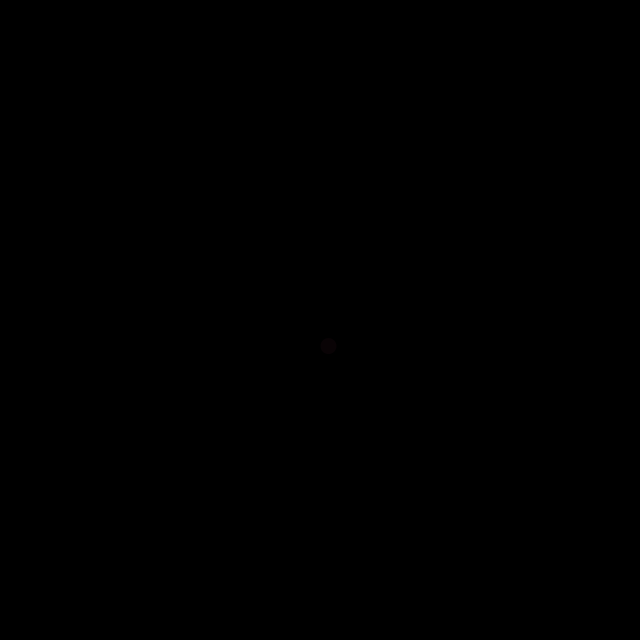
Frame 1 (no input)
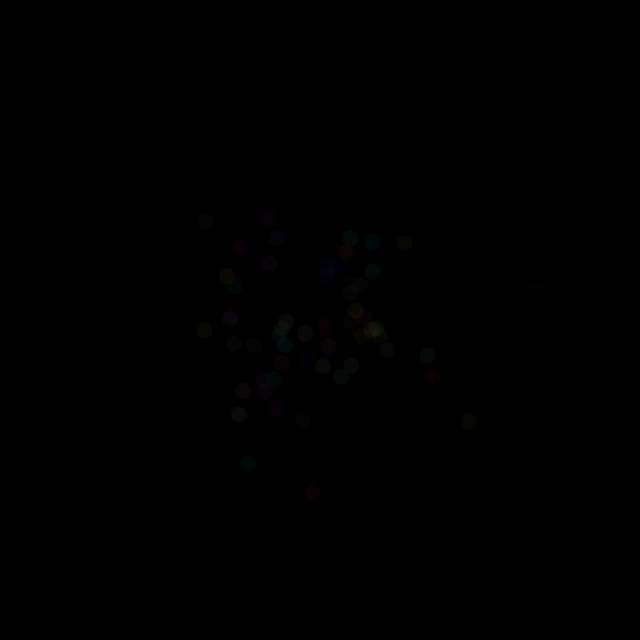
Frame 60 (the mouse pressed at the canvas centre just before this capture)
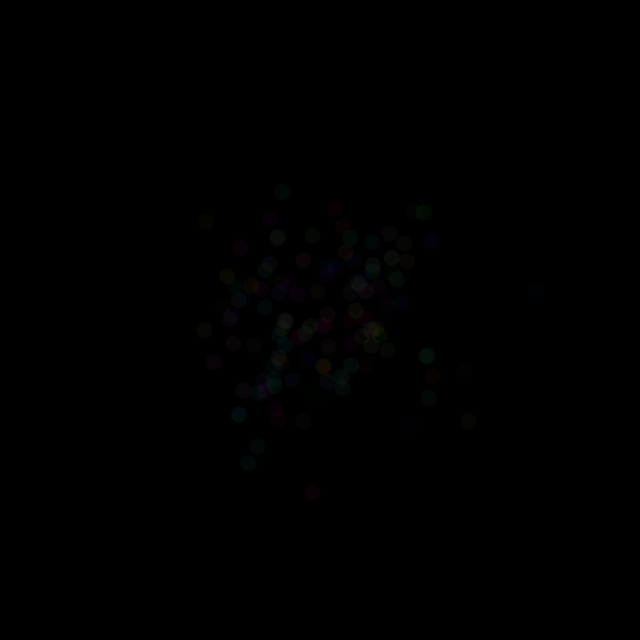
Frame 120 (the mouse held since frame 60 and released just before this capture)

The Processing sketch that drew these frames (run headless with seeded random() and noise(); from frame 60 on, the mouse is pressed at the canvas centre):

// Processing sketch: normalDistributionColorCircles
// ── normalDistributionColorCircles.pde
void setup() {
  size (640, 640);
  background(0);
}

void draw() {
  // set up standard deviation and mean for normal distribution of circles
  float num;
  float sd = 60;
  float m = 320;
  
  // generate a random x cor
  num = randomGaussian();
  float x = sd * num + m;
  
  // generate a random y cor
  num = randomGaussian();
  float y = sd * num + m;
  
  // generate a random color
  float r = random(1) * 255;
  float g = random(1) * 255;
  float b = random(1) * 255;
  
  // draw the circle
  noStroke();
  fill(color(r, g, b), 10);
  ellipse(x, y, 16, 16);
}
  
